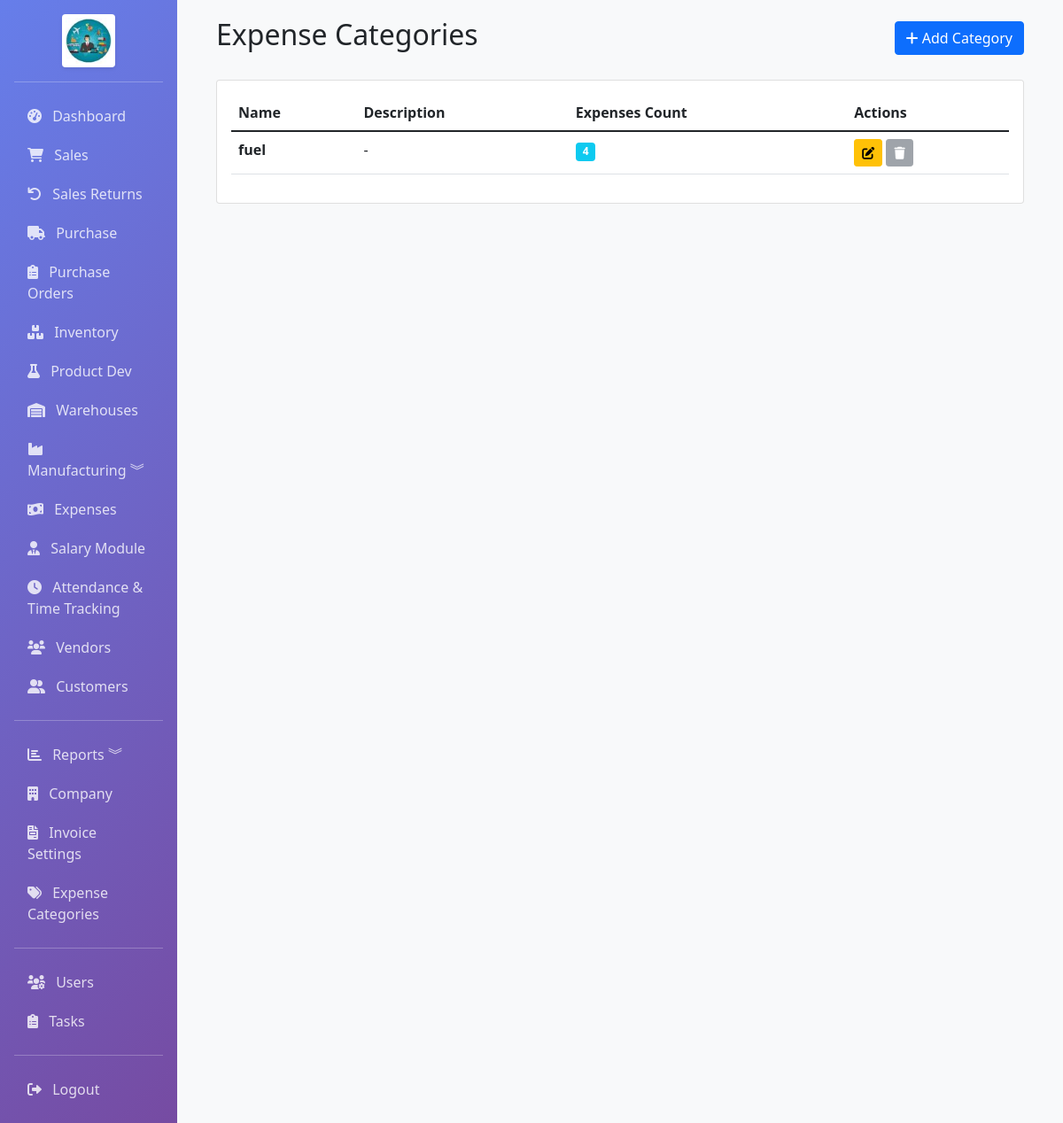
/accounting/expense-categories (signed in), run on an earlier commit of the app's database.
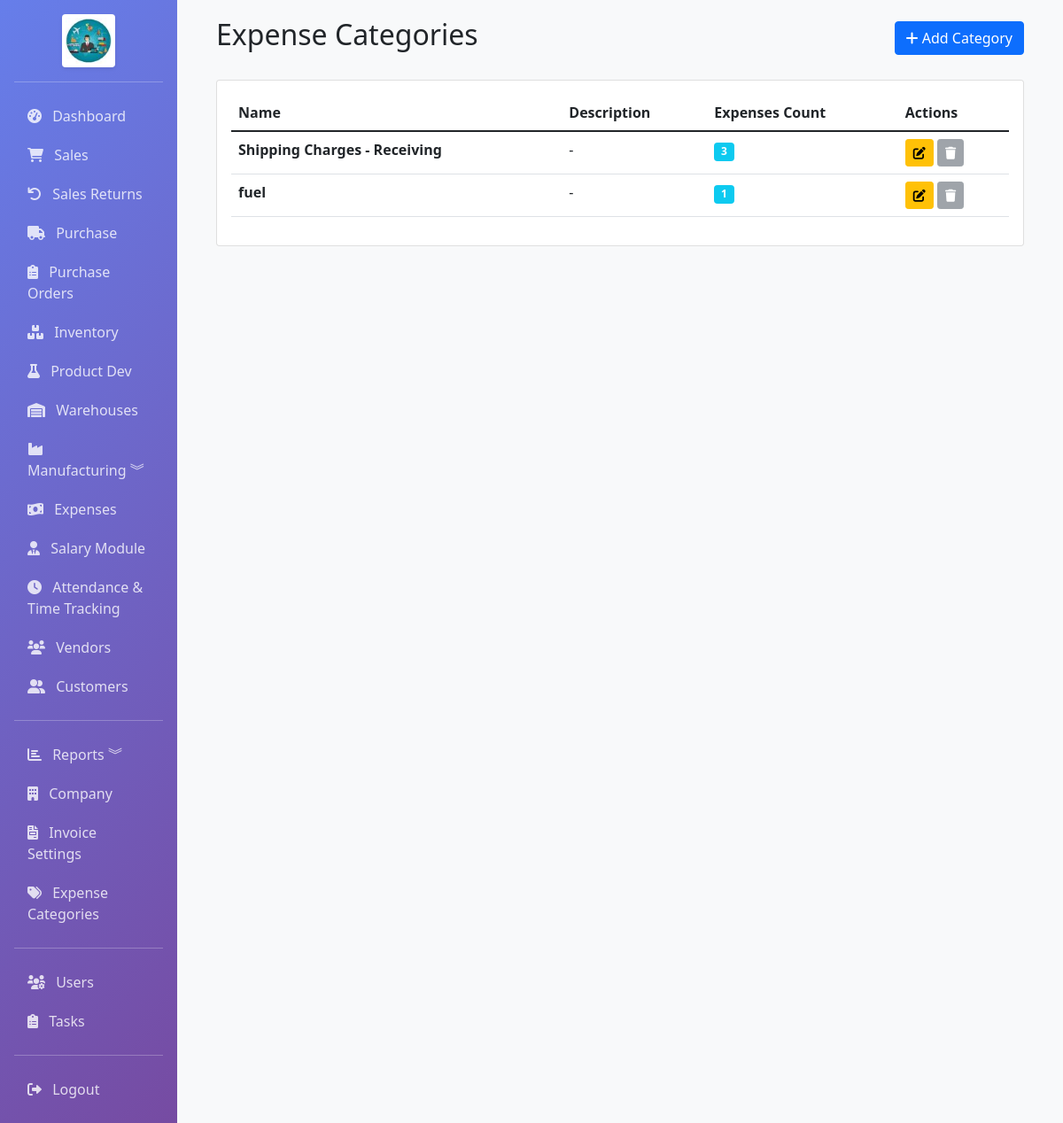
And on a later commit of the database.
### app/models.py (models this page shows, shortened)
class ExpenseCategory(db.Model):
    __tablename__ = 'expense_categories'
    id = db.Column(db.Integer, primary_key=True)
    name = db.Column(db.String(100), nullable=False, unique=True, index=True)
    description = db.Column(db.Text)
    is_active = db.Column(db.Boolean, default=True)
    created_at = db.Column(db.DateTime, default=datetime.utcnow)
    expenses = db.relationship('Expense', backref='expense_category', lazy=True)

### app/routes/accounting.py (the view)
@bp.route('/expense-categories')
@login_required
def expense_categories():
    from app.models import ExpenseCategory
    categories = ExpenseCategory.query.order_by(ExpenseCategory.name).all()
    return render_template('accounting/expense_categories.html', categories=categories)

### app/models.py (called while the page is built)
    @property
    def is_admin(self):
        return self.role == 'admin'

### app/templates/accounting/expense_categories.html (shortened to what this page needs)
{% extends "base.html" %}
{% block content %}
<div class="container-fluid">
    <div class="d-flex justify-content-between align-items-center mb-4">
        <h2>Expense Categories</h2>
        <a href="{{ url_for('accounting.add_expense_category') }}" class="btn btn-primary">
            <i class="fas fa-plus"></i> Add Category
        </a>
    </div>
    <div class="card">
        <div class="card-body">
            <div class="table-responsive">
                <table class="table table-hover">
                    <thead>
                        <tr>
                            <th>Name</th>
                            <th>Description</th>
                            <th>Expenses Count</th>
                            <th>Actions</th>
                        </tr>
                    </thead>
                    <tbody>
                        {% for category in categories %}
                        <tr>
                            <td><strong>{{ category.name }}</strong></td>
                            <td>{{ category.description or '-' }}</td>
                            <td>
                                <span class="badge bg-info">{{ category.expenses|length }}</span>
                            </td>
                            <td>
                                <a href="{{ url_for('accounting.edit_expense_category', id=category.id) }}"
                                   class="btn btn-sm btn-warning" title="Edit">
                                    <i class="fas fa-edit"></i>
                                </a>
                                {% if category.expenses %}
                                <button class="btn btn-sm btn-secondary" disabled title="Cannot delete - has expenses">
                                    <i class="fas fa-trash"></i>
                                </button>
                                {% else %}
                                <button class="btn btn-sm btn-danger" onclick="deleteCategory({{ category.id }}, '{{ category.name|e }}')" title="Delete">
                                    <i class="fas fa-trash"></i>
                                </button>
                                {% endif %}
                            </td>
                        </tr>
                        {% endfor %}
                    </tbody>
                </table>
            </div>
        </div>
    </div>
</div>
{% endblock %}

What changed in the data, as far as the page shows it:
added ExpenseCategory: name "Shipping Charges - Receiving", description "-", expenses|length "3"
computed for ExpenseCategory "fuel": expenses|length "4" → "1"
